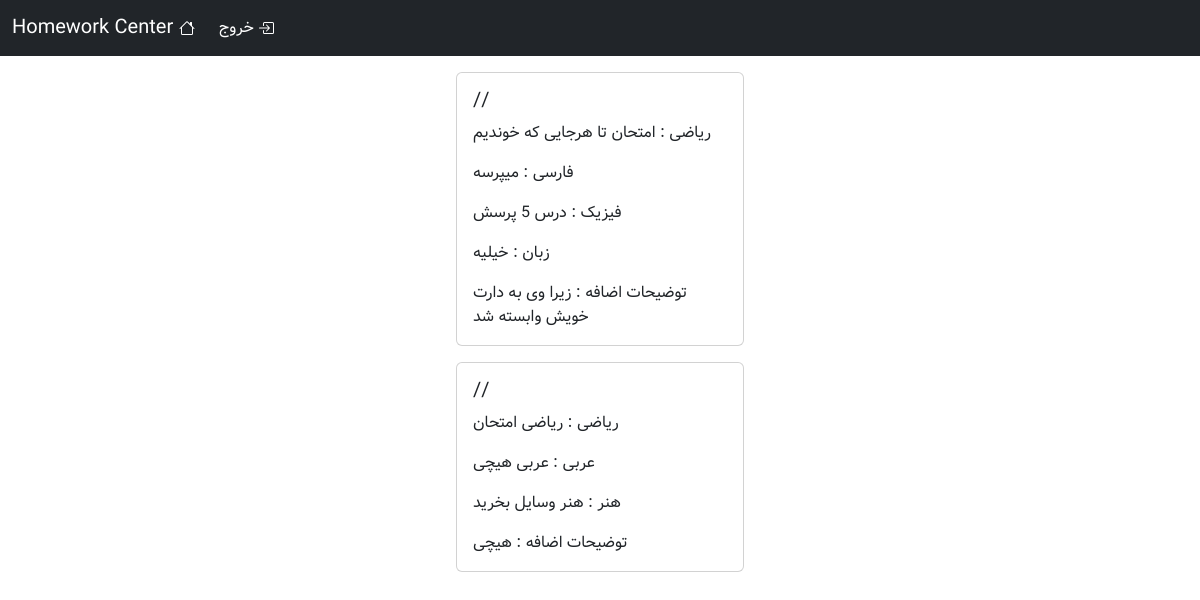
The app's page / (signed in), older data.
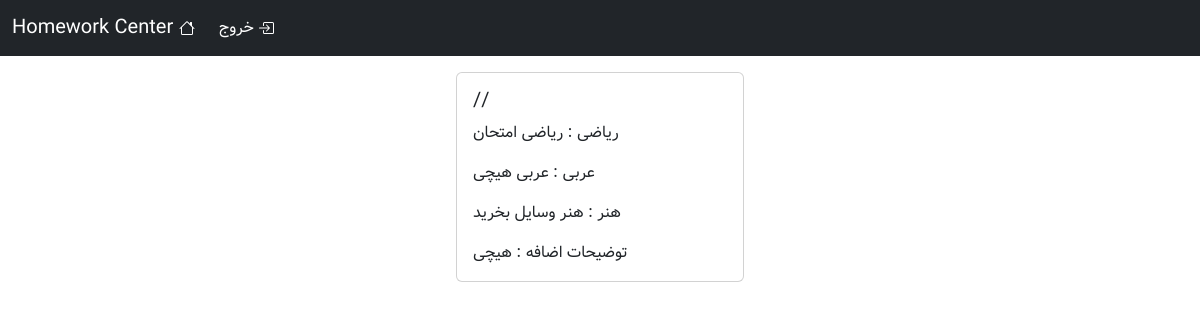
The same page, newer data.
### homework/models.py (models this page shows, shortened)
class WriteHomework(models.Model):
    date = models.DateField(blank=False)
    math = models.CharField(max_length=100 , blank=True)
    literature = models.CharField(max_length=100 , blank=True)
    biology = models.CharField(max_length=100 , blank=True)
    physics = models.CharField(max_length=100 , blank=True)
    religious = models.CharField(max_length=100 , blank=True)
    Defense_readiness = models.CharField(max_length=100 , blank=True)
    Social_studies = models.CharField(max_length=100 , blank=True)
    english = models.CharField(max_length=100 , blank=True)
    conversation = models.CharField(max_length=100 , blank=True)
    arabic = models.CharField(max_length=100 , blank=True)
    quran = models.CharField(max_length=100 , blank=True)
    writeing = models.CharField(max_length=100 , blank=True)
    art = models.CharField(max_length=100 , blank=True)
    more_description = models.TextField(max_length=250,blank=True)

### main/views.py (the view, shortened to what this page needs)
# urls.py: path('',views.MainPage.as_view(),name='main_page'),
class MainPage(LoginRequiredMixin,View):
    def get(self,request):
        allmodels = models.WriteHomework.objects.all()
        for model in allmodels:
            miladi_date = date(year=model.date.year,month=model.date.month,day=model.date.day).togregorian()
            shamsi_date = date.fromgregorian(year = miladi_date.year , month = miladi_date.month , day = miladi_date.day)
            model.date = f"{shamsi_date.year}/{shamsi_date.month}/{shamsi_date.day} {shamsi_date.strftime('%A')}"
            full_date = model.date
            if "Saturday" in full_date:
                model.date = full_date.replace('Saturday','شنبه')
            if "Sunday" in full_date:
                model.date = full_date.replace('Sunday','یکشنبه')
            if "Monday" in full_date:
                model.date = full_date.replace('Monday','دوشنبه')
            if "Tuesday" in full_date:
                model.date = full_date.replace('Tuesday','سه شنبه')
            if "Wednesday" in full_date:
                model.date = full_date.replace('Wednesday','چهارشنبه')
        sorted_models = sorted(allmodels, key=lambda x: x.date, reverse=True)
        return render(request,'main/mainpage.html',{"models":sorted_models})

### main/templates/main/mainpage.html (shortened to what this page needs)
{% extends "base.html" %}
{% block body %}
    {% for model in models%}
        <div class="card mx-auto mt-3 rounded" style="width: 18rem;">
            <div class="card-body">
                <h5 class="card-title">{{model.date}}</h5>
                {% if model.math != '' %}
                    <p class="card-text">ریاضی : {{model.math}}</p>
                {% endif %}
                {% if model.literature != '' %}
                    <p class="card-text">فارسی : {{model.literature}}</p>
                {% endif %}
                {% if model.physics != '' %}
                    <p class="card-text">فیزیک : {{model.physics}}</p>
                {% endif %}
                {% if model.english != '' %}
                    <p class="card-text">زبان : {{model.english}}</p>
                {% endif %}
                {% if model.arabic != '' %}
                    <p class="card-text">عربی : {{model.arabic}}</p>
                {% endif %}
                {% if model.art != '' %}
                    <p class="card-text">هنر : {{model.art}}</p>
                {% endif %}
                {% if model.more_description != '' %}
                    <p class="card-text">توضیحات اضافه : {{model.more_description}}</p>
                {% endif %}
            </div>
        </div>
    {% endfor %}
{% endblock body %}

### templates/base.html (shortened to what this page needs)
<html>
    <head>
        <link href="https://cdn.jsdelivr.net/npm/bootstrap@5.3.2/dist/css/bootstrap.min.css" rel="stylesheet">
        <link rel="stylesheet" href="/static/css/font-style.css">
    </head>
    <body>
        <div class="jumbotron">
            {% include "inc/navbar.html" %}
        </div>
        {% block body %}{% endblock body %}
    </body>
</html>

### templates/inc/navbar.html (shortened to what this page needs)
<nav class="navbar navbar-expand navbar-dark bg-dark">
    <div class="container-fluid">
        <a class="navbar-brand" href="{% url "main_page" %}">
            Homework Center
        </a>
        <div class="collapse navbar-collapse" id="navbarNav">
            <ul class="navbar-nav">
                {% if request.user.is_authenticated %}
                    <li class="nav-item">
                        <a class="nav-link active" aria-current="page" href="{% url "logout_page" %}">
                            خروج
                        </a>
                    </li>
                {% endif %}
            </ul>
        </div>
    </div>
</nav>

Row changes from the older to the newer data that the page shows:
removed WriteHomework: date "//", math "امتحان تا هرجایی که خوندیم", literature "میپرسه", physics "درس 5 پرسش", english "خیلیه", more_description "زیرا وی به دارت خویش وابسته شد"
